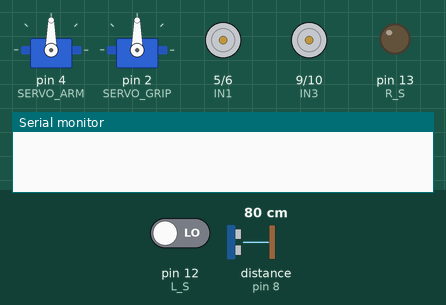
Recording of a sketch running on a simulated Arduino Uno, built with avr-gcc and run on an emulated ATmega328P. Shown: 2 × servo, motor-driver pin pairs drawn as motors (green arrow = first pin HIGH = forward, orange = second pin HIGH = backward, longer = more drive, scaled by the enable pin), output pins drawn as LEDs (lit = HIGH), the last lines printed to the serial monitor. Wiring (inferred from the names in the program): ultrasonic range finder: trigger pin 7; echo pin 8. The inputs (shaded band) are chosen by the test bench; at power-on: distance to the obstacle (sensor on pin 8) 80 cm, pin 12 (L_S) LOW. The echo pulse lasts 58.3 µs per cm; pins used as bus, display or sensor lines are not drawn.

Above: at 3.2 s.
3.3 s: distance to the obstacle (sensor on pin 8) set to 7 cm
4.8 s: distance to the obstacle (sensor on pin 8) set to 4 cm
At 7.5 s:
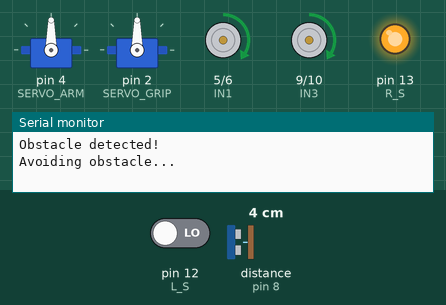
10.8 s: distance to the obstacle (sensor on pin 8) set to 9 cm
At 12.9 s:
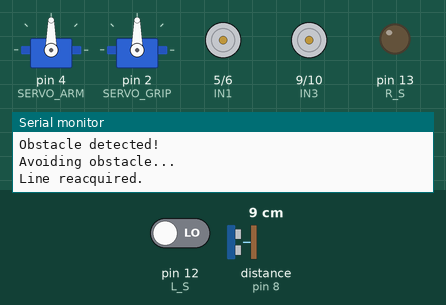
13.4 s: pin 12 (L_S) driven HIGH
At 13.9 s:
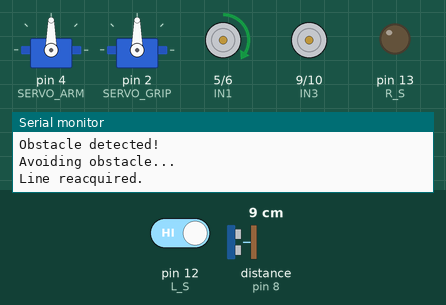
14.9 s: pin 12 (L_S) driven LOW
At 16.1 s:
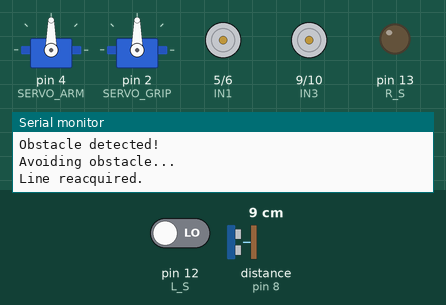
16.4 s: distance to the obstacle (sensor on pin 8) set to 2 cm
At 17.2 s:
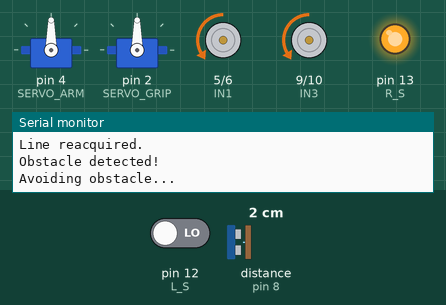
Timing chart, 0 to 20.4 s (numbered marks = the images above; inputs shaded):
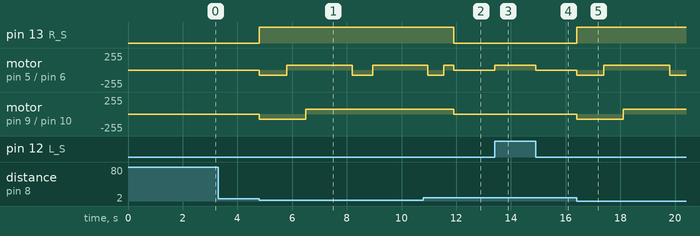

The sketch:

main.ino
```cpp
#include <Servo.h>
#include <Wire.h>

#define SERVO_ARM 4   // Arm rotation servo pin
#define SERVO_GRIP 2  // Gripper servo pin

Servo armServo;
Servo gripServo;

#define ENA 3
#define IN1 5
#define IN2 6
#define ENB 11
#define IN3 9
#define IN4 10

#define R_S 13  // Right line sensor
#define L_S 12  // Left line sensor

#define TRIG 7
#define ECHO 8

#define LED LED_BUILTIN

unsigned long lastSeenTime = 0;

void setup() {
    Serial.begin(9600);

    //setting motor pins as output
    pinMode(IN1, OUTPUT); pinMode(IN2, OUTPUT);
    pinMode(IN3, OUTPUT); pinMode(IN4, OUTPUT);
    pinMode(ENA, OUTPUT); pinMode(ENB, OUTPUT);

    //setting line sensor and ultrasonic pins
    pinMode(R_S, INPUT); pinMode(L_S, INPUT);
    pinMode(TRIG, OUTPUT); pinMode(ECHO, INPUT);

    pinMode(LED, OUTPUT);

    //attaching servos
    armServo.attach(SERVO_ARM);
    gripServo.attach(SERVO_GRIP);

    //setting intial positions
    armServo.write(0);
    gripServo.write(0);
    delay(1000);

    grabLoad();  //grabbing load when AMR is switched on
}

void loop() {
    int distance = getDistance();

    if ((digitalRead(R_S) == 1) || (digitalRead(L_S) == 1)) {
        lastSeenTime = millis();
    }

    unsigned long timeOffline = millis() - lastSeenTime;

    if (distance < 5) {
        Serial.println("Obstacle detected!");
        digitalWrite(LED, HIGH);
        avoidObstacle();
    }
    else if (timeOffline > 60000) { //offline for 1 minute -> drop load
        dropLoad();
    }
    else {
        digitalWrite(LED, LOW);
        followLine();
    }
}

//movement functions

void moveForward() {
    digitalWrite(IN1, HIGH); digitalWrite(IN2, LOW);
    digitalWrite(IN3, HIGH); digitalWrite(IN4, LOW);
    analogWrite(ENA, 75); analogWrite(ENB, 75);
}

void moveBackward() {
    digitalWrite(IN1, LOW); digitalWrite(IN2, HIGH);
    digitalWrite(IN3, LOW); digitalWrite(IN4, HIGH);
    analogWrite(ENA, 75); analogWrite(ENB, 75);
}

void turnRight() {
    digitalWrite(IN1, LOW); digitalWrite(IN2, LOW);
    digitalWrite(IN3, HIGH); digitalWrite(IN4, LOW);
}

void turnLeft() {
    digitalWrite(IN1, HIGH); digitalWrite(IN2, LOW);
    digitalWrite(IN3, LOW); digitalWrite(IN4, LOW);
}

void stopMotors() {
    digitalWrite(IN1, LOW); digitalWrite(IN2, LOW);
    digitalWrite(IN3, LOW); digitalWrite(IN4, LOW);
}

void rotateLeft() {
    digitalWrite(IN1, HIGH); digitalWrite(IN2, LOW);
    digitalWrite(IN3, LOW); digitalWrite(IN4, HIGH);
}

void rotateRight() {
    digitalWrite(IN1, LOW); digitalWrite(IN2, HIGH);
    digitalWrite(IN3, HIGH); digitalWrite(IN4, LOW);
}

//obstacle avoidance function

void avoidObstacle() {
    Serial.println("Avoiding obstacle...");

    moveBackward(); delay(1000);
    rotateLeft(); delay(700);
    moveForward(); delay(1700);
    rotateRight(); delay(750);
    moveForward(); delay(2000);
    rotateRight(); delay(600);

    unsigned long startTime = millis();
    while ((digitalRead(R_S) == 0) && (digitalRead(L_S) == 0)) {
        moveForward();
        if (millis() - startTime > 5000) {
            Serial.println("Fail-safe: Line not found.");
            stopMotors();
            return;
        }
    }

    moveForward(); delay(350);

    startTime = millis();
    while (digitalRead(R_S) != 1) {
        rotateRight();
        if (millis() - startTime > 3000) {
            Serial.println("Fail-safe: Sensor not aligned.");
            stopMotors();
            return;
        }
    }

    Serial.println("Line reacquired.");
}

void followLine() {
    if ((digitalRead(R_S) == 1) && (digitalRead(L_S) == 1)) {
        moveForward();
    }
    else if ((digitalRead(R_S) == 1) && (digitalRead(L_S) == 0)) {
        turnRight();
    }
    else if ((digitalRead(R_S) == 0) && (digitalRead(L_S) == 1)) {
        turnLeft();
    }
    else {
        stopMotors();  //line lost or endpoint reached
    }
}

//calculating distance

int getDistance() {
    digitalWrite(TRIG, LOW); delayMicroseconds(2);
    digitalWrite(TRIG, HIGH); delayMicroseconds(10);
    digitalWrite(TRIG, LOW);
    long duration = pulseIn(ECHO, HIGH);
    return duration * 0.034 / 2;
}

//pick and place functions

void grabLoad() {
    gripServo.write(90); delay(500);
    armServo.write(90); delay(500);
}

void dropLoad() {
    armServo.write(0); delay(500);
    gripServo.write(0); delay(500);
}
```

Measured:
- the behaviour switches between 6 and 5 cm on distance to the obstacle (sensor on pin 8) (found by bisection; images 0 and 1)
- after the input at 3.3 s, every drawn part: stays the same
- after the input at 4.8 s, pin 13 (R_S): LOW → HIGH at once; motor on pin 5 (IN1) / pin 6 (IN2): stopped → backward 75/255 at once, → forward 75/255 1.0 s later, → backward 75/255 2.4 s later, → forward 75/255 0.75 s later; motor on pin 9 (IN3) / pin 10 (IN4): stopped → backward 75/255 at once, → forward 75/255 1.7 s later
- after the input at 10.8 s, pin 13 (R_S): HIGH → LOW after 1.1 s; motor on pin 9 (IN3) / pin 10 (IN4): forward 75/255 → stopped after 1.1 s
- after the input at 13.4 s, motor on pin 5 (IN1) / pin 6 (IN2): stopped → forward 75/255 at once
- after the input at 14.9 s, motor on pin 5 (IN1) / pin 6 (IN2): forward 75/255 → stopped at once
- after the input at 16.4 s, pin 13 (R_S): LOW → HIGH at once; motor on pin 5 (IN1) / pin 6 (IN2): stopped → backward 75/255 at once, → forward 75/255 1.0 s later, → backward 75/255 2.4 s later; motor on pin 9 (IN3) / pin 10 (IN4): stopped → backward 75/255 at once, → forward 75/255 1.7 s later
